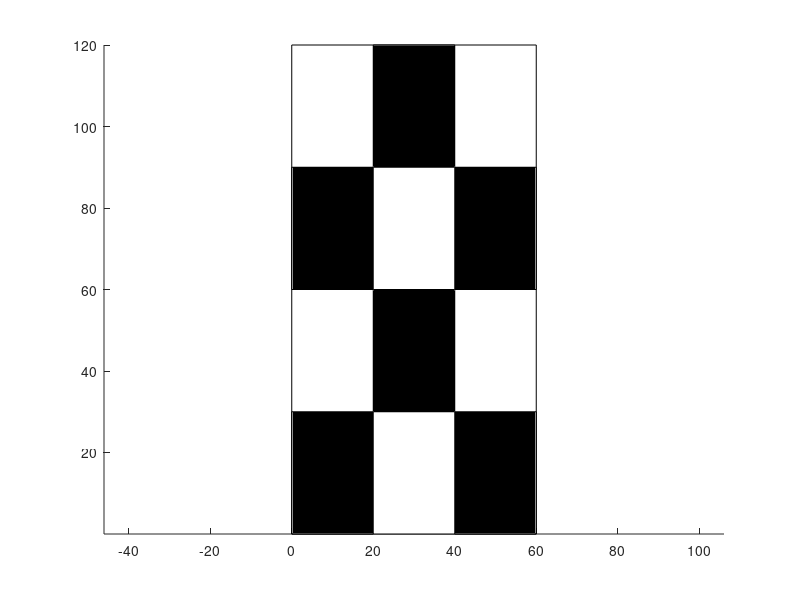

This chart was generated by the following MATLAB code: (Note: this script raises an error after producing the figure.)
function homescreen()
axis equal;
%axis off;

% For BG
%Creates a background;

hold on;
rectangle('Position',[0 0 60 120], 'FaceColor', 'w');
rectangle('Position',[0 0 20 30], 'FaceColor', 'k');
rectangle('Position',[40 0 20 30], 'FaceColor', 'k');
rectangle('Position',[0 60 20 30], 'FaceColor', 'k');
rectangle('Position',[40 60 20 30], 'FaceColor', 'k');
rectangle('Position',[20 30 20 30], 'FaceColor', 'k');
rectangle('Position',[20 90 20 30], 'FaceColor', 'k');

hold on;
img = imread('pianostart2.jpg');
bgimg = image([0 60],[120 0],img);
set(gca,'YDir','normal')
axis off;
axis equal;
axis([0 60 0 120])
pause(2);

i = 1;
 for j = 0:30
 axis ([0 60 j 120-j])
 pause(0.033)
 if i <= 0
     i = 0;
 end
set(bgimg,'AlphaData',i);
i = i - 0.05;

 end

pause(1)

end

